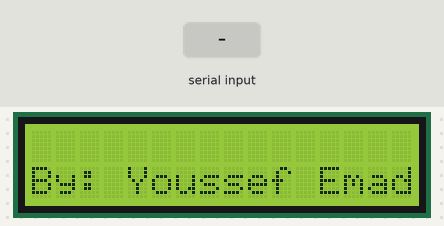
Bench run of a sketch on a simulated Arduino Uno, built with avr-gcc and run on an emulated ATmega328P. Parts: 16×2 character LCD. Inputs (shaded band) come from the test bench. What the sketch prints to the serial monitor is not drawn.

Above: at 1.2 s.
1.3 s: "0" received over Serial
At 3.5 s:
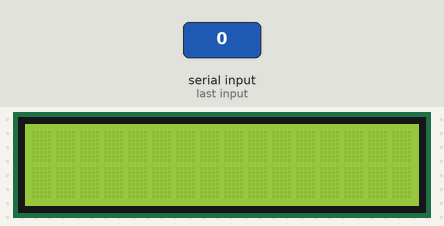
3.8 s: "1" received over Serial
At 4.6 s:
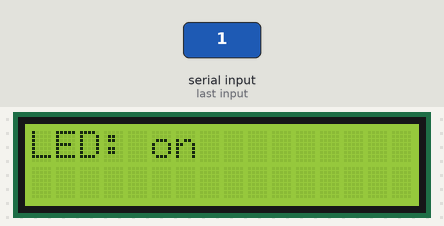
6.3 s: "0" received over Serial
At 6.6 s:
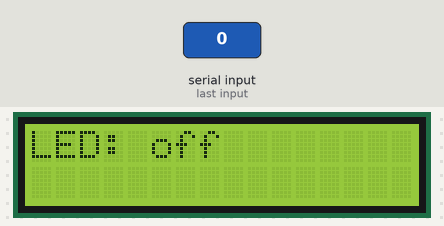
Timing chart, 0 to 9.3 s (numbered marks = the images above; inputs shaded):
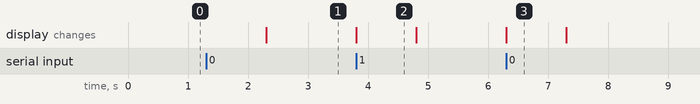

The sketch:

bluetooth_led.ino
```cpp
#include <LiquidCrystal.h>
LiquidCrystal lcd(12, 11, 5, 4, 3, 2);
int ledPin = 12;
int state = 0;
int flag = 0;

void setup() {
  pinMode(ledPin, OUTPUT);
 digitalWrite(ledPin, LOW);
  lcd.begin(16, 2);
 Serial.begin(9600); // Default connection rate for my BT module
lcd.setCursor(0, 1);
  lcd.print("By: Youssef Emad");
}


void loop() {

 if(Serial.available()){
 state = Serial.read();
 flag=0;
 }

 if (state == '0') {
 digitalWrite(ledPin, LOW);
 if(flag == 0){
 lcd.print("LED: off");
 delay(1000);
 lcd.clear();
 Serial.println("LED: off");
 flag = 1;
 }}
 else if (state == '1') {
 digitalWrite(ledPin, HIGH);
 if(flag == 0){
 lcd.print("LED: on");
  delay(1000);
 lcd.clear();
 Serial.println("LED: on");
 flag = 1;
 }}
}
```

Measured:
- after the input at 1.3 s, the display: changes after 1.0 s (image 1)
- after the input at 3.8 s, the display: changes at once (image 2)
- after the input at 6.3 s, the display: changes at once (image 3)
- what the display in image 2 shows lasts 1.0 s, from 3.8 s to 4.8 s
